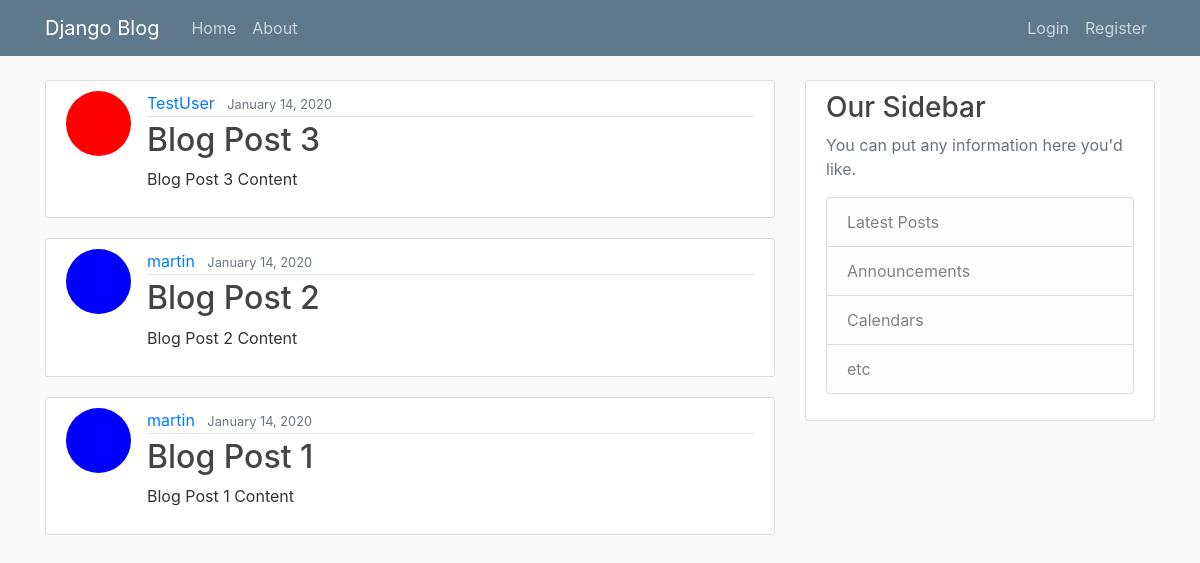
The app's page /, older data.
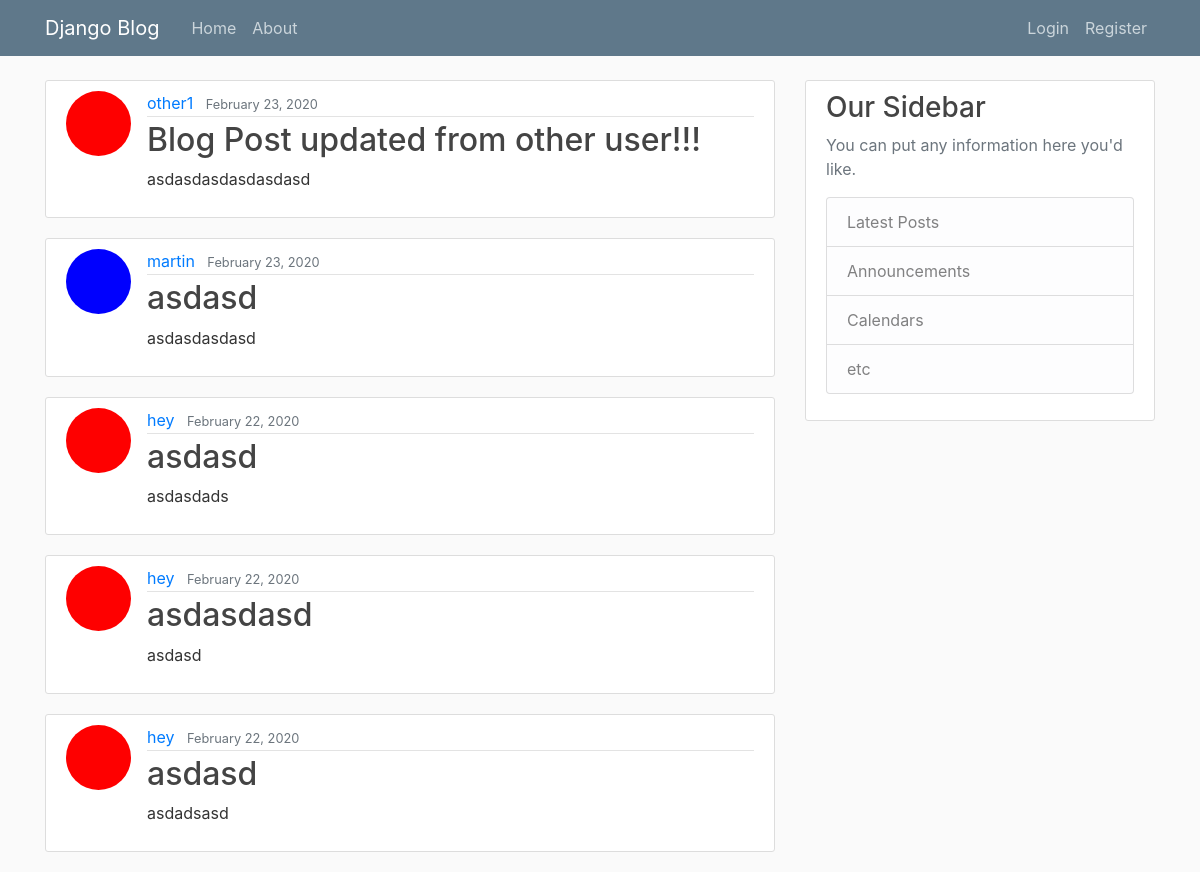
The same page, newer data.
### blog/models.py (models this page shows, shortened)
class Post(models.Model):
    title = models.CharField(max_length = 100)
    content = models.TextField()
    date_posted = models.DateTimeField(default=timezone.now)
    author = models.ForeignKey(User, on_delete=models.CASCADE)

### users/models.py (models this page shows, shortened)
class Profile(models.Model):
    user = models.OneToOneField(User, on_delete=models.CASCADE)
    image = models.ImageField(default="default.jpg", upload_to="profile_pics")

### blog/views.py (the view)
# urls.py: path("", PostListView.as_view(), name="blog-home"),
class PostListView(ListView):
    model = Post
    template_name = 'blog/home.html' # <app>/<model>_<viewtype>.html
    context_object_name = 'posts'
    ordering = ['-date_posted']
    paginate_by = 5

### blog/templates/blog/home.html
{% extends "blog/base.html" %}
{% block content %}
    {% for post in posts %}
        <article class="media content-section">
            <img class="rounded-circle article-img" src="{{ post.author.profile.image.url }}" alt="">
          <div class="media-body">
            <div class="article-metadata">
              <a class="mr-2" href="#">{{ post.author }}</a>
              <small class="text-muted">{{ post.date_posted|date:"F d, Y" }}</small>
            </div>
            <h2><a class="article-title" href="#">{{ post.title }}</a></h2>
            <p class="article-content">{{ post.content }}</p>
          </div>
        </article>
    {% endfor %}
{% endblock content %}

Row changes from the older to the newer data that the page shows:
no longer on this page (row unchanged): Post: author.profile.image (placeholder picture), author "TestUser", date_posted "January 14, 2020", title "Blog Post 3", content "Blog Post 3 Content"
no longer on this page (row unchanged): Post: author.profile.image (picture), author "martin", date_posted "January 14, 2020", title "Blog Post 2", content "Blog Post 2 Content"
no longer on this page (row unchanged): Post: author.profile.image (picture), author "martin", date_posted "January 14, 2020", title "Blog Post 1", content "Blog Post 1 Content"
added Post: author.profile.image (placeholder picture), author "other1", date_posted "February 23, 2020", title "Blog Post updated from other user!!!", content "asdasdasdasdasdasd"
added Post: author.profile.image (picture), author "martin", date_posted "February 23, 2020", title "asdasd", content "asdasdasdasd"
added Post: author.profile.image (placeholder picture), author "hey", date_posted "February 22, 2020", title "asdasd", content "asdasdads"
added Post: author.profile.image (placeholder picture), author "hey", date_posted "February 22, 2020", title "asdasdasd", content "asdasd"
added Post: author.profile.image (placeholder picture), author "hey", date_posted "February 22, 2020", title "asdasd", content "asdadsasd"
